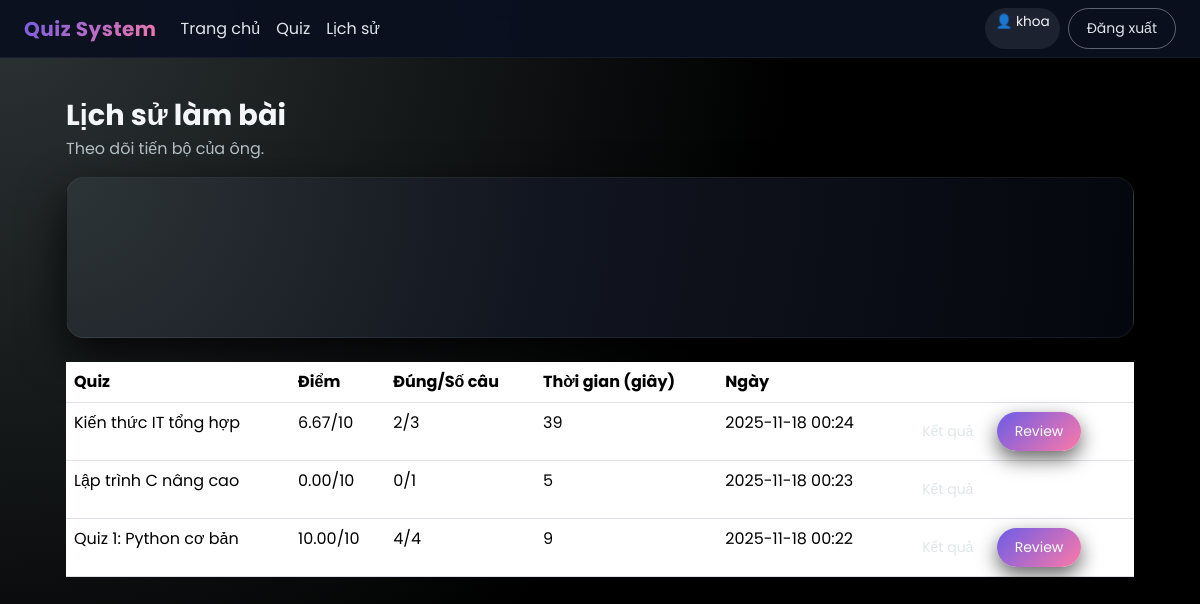
Page /quiz/history (signed in) on the committed database.
### app/models.py (models this page shows, shortened)
class User(UserMixin, db.Model):
    __tablename__ = "users"
    id = db.Column(db.Integer, primary_key=True)
    username = db.Column(db.String(64), unique=True, index=True, nullable=False)
    email = db.Column(db.String(120), unique=True, index=True, nullable=False)
    password_hash = db.Column(db.String(256), nullable=False)
    role = db.Column(db.String(20), default="student")  # student / admin
    submissions = db.relationship("Submission", backref="user", lazy="dynamic")
    certificates = db.relationship("Certificate", backref="user", lazy="dynamic")

class Submission(db.Model):
    __tablename__ = "submissions"
    id = db.Column(db.Integer, primary_key=True)
    user_id = db.Column(db.Integer, db.ForeignKey("users.id"), nullable=False)
    quiz_id = db.Column(db.Integer, db.ForeignKey("quizzes.id"), nullable=False)
    created_at = db.Column(db.DateTime, default=datetime.utcnow)
    finished_at = db.Column(db.DateTime)
    total_questions = db.Column(db.Integer, default=0)
    correct_answers = db.Column(db.Integer, default=0)
    score = db.Column(db.Float, default=0.0)  # thang 10
    time_spent = db.Column(db.Integer, default=0)  # giây
    answers = db.relationship("Answer", backref="submission", lazy="dynamic")

class Quiz(db.Model):
    __tablename__ = "quizzes"
    id = db.Column(db.Integer, primary_key=True)
    title = db.Column(db.String(200), nullable=False)
    description = db.Column(db.Text)
    time_limit = db.Column(db.Integer)  # phút, None = không giới hạn
    mode = db.Column(db.String(20), default="exam")  # exam / practice
    is_active = db.Column(db.Boolean, default=True)
    created_by = db.Column(db.Integer, db.ForeignKey("users.id"))
    created_at = db.Column(db.DateTime, default=datetime.utcnow)
    num_questions = db.Column(db.Integer)        # số câu random từ bank
    pass_score = db.Column(db.Float, default=5)  # thang 10
    enable_certificate = db.Column(db.Boolean, default=False)
    show_explanation = db.Column(db.Boolean, default=True)
    questions = db.relationship("Question", backref="quiz", lazy="dynamic")
    submissions = db.relationship("Submission", backref="quiz", lazy="dynamic")

### app/quiz/routes.py (the view)
@quiz_bp.route("/history")
@login_required
def history():
    submissions = (
        Submission.query.filter_by(user_id=current_user.id)
        .order_by(Submission.created_at.desc())
        .all()
    )
    return render_template("quiz/history.html", submissions=submissions)

### app/models.py (called while the page is built)
@login.user_loader
def load_user(user_id):
    return User.query.get(int(user_id))

### app/templates/quiz/history.html (shortened to what this page needs)
{% extends "base.html" %}
{% block content %}
<div class="page-header mb-3 d-flex justify-content-between align-items-center">
  <div>
    <h2 class="page-title mb-1">Lịch sử làm bài</h2>
    <p class="page-subtitle mb-0">Theo dõi tiến bộ của ông.</p>
  </div>
</div>
{% if submissions %}
<div class="card-soft p-3 mb-4">
  <canvas id="scoreChart" height="120"></canvas>
</div>
<table class="table table-hover soft-table">
  <thead>
    <tr>
      <th>Quiz</th>
      <th>Điểm</th>
      <th>Đúng/Số câu</th>
      <th>Thời gian (giây)</th>
      <th>Ngày</th>
      <th></th>
    </tr>
  </thead>
  <tbody>
    {% for sub in submissions %}
    <tr>
      <td>{{ sub.quiz.title }}</td>
      <td>{{ "%.2f"|format(sub.score) }}/10</td>
      <td>{{ sub.correct_answers }}/{{ sub.total_questions }}</td>
      <td>{{ sub.time_spent }}</td>
      <td>{{ sub.created_at.strftime("%Y-%m-%d %H:%M") }}</td>
      <td>
        <a href="{{ url_for('quiz.view_result', submission_id=sub.id) }}" class="btn btn-outline-soft btn-sm">
          Kết quả
        </a>
        {% if sub.quiz.show_explanation %}
        <a href="{{ url_for('quiz.review_submission', submission_id=sub.id) }}" class="btn btn-primary-soft btn-sm">
          Review
        </a>
        {% endif %}
      </td>
    </tr>
    {% endfor %}
  </tbody>
</table>
{% else %}
<p class="page-subtitle">Ông chưa làm bài nào.</p>
{% endif %}
{% endblock %}

### app/templates/base.html (shortened to what this page needs)
<!doctype html>
<html lang="vi">
<head>
    <link href="https://cdn.jsdelivr.net/npm/bootstrap@5.3.3/dist/css/bootstrap.min.css" rel="stylesheet">
</head>
<body>
    <nav class="navbar navbar-expand-lg navbar-custom">
        <div class="container-fluid px-3 px-md-4">
            <a class="navbar-brand" href="{{ url_for('quiz.home') }}">Quiz System</a>
            <div class="collapse navbar-collapse" id="navbarMain">
                <ul class="navbar-nav me-auto mb-2 mb-lg-0">
                    {% if current_user.is_authenticated %}
                        <li class="nav-item"><a class="nav-link" href="{{ url_for('quiz.home') }}">Trang chủ</a></li>
                        <li class="nav-item"><a class="nav-link" href="{{ url_for('quiz.quiz_list') }}">Quiz</a></li>
                        <li class="nav-item"><a class="nav-link" href="{{ url_for('quiz.history') }}">Lịch sử</a></li>
                    {% endif %}
                </ul>
                <div class="d-flex gap-2">
                    {% if current_user.is_authenticated %}
                        <span class="pill-username">👤 {{ current_user.username }}{% if current_user.role == "admin" %}<span class="text-warning">(Admin)</span>{% endif %}</span>
                        <a href="{{ url_for('auth.logout') }}" class="btn btn-outline-soft btn-sm">Đăng xuất</a>
                    {% else %}
                        <a href="{{ url_for('auth.login') }}" class="btn btn-outline-soft btn-sm">Đăng nhập</a>
                        <a href="{{ url_for('auth.register') }}" class="btn btn-primary-soft btn-sm">Đăng ký</a>
                    {% endif %}
                </div>
            </div>
        </div>
    </nav>
    <div class="main-wrapper">
        {% block content %}{% endblock %}
    </div>
</body>
</html>

### app/templates/base.html (style rules this page uses)
:root { --gradient-main: linear-gradient(135deg, #6c5ce7, #fd79a8); --gradient-alt: linear-gradient(135deg, #00cec9, #0984e3); --bg-dark: #0b1020; --card-bg: #161b2b; --accent: #fd79a8; }
* { box-sizing: border-box; }
body { font-family: "Poppins", sans-serif; background: radial-gradient(circle at top left, #2d3436 0, #000 55%); color: #f5f6fa; margin: 0; min-height: 100vh; }
.navbar-custom { background: rgba(11,16,32,0.95); backdrop-filter: blur(10px); border-bottom: 1px solid rgba(255,255,255,0.05); }
.navbar-brand { font-weight: 700; letter-spacing: .5px; background: var(--gradient-main); -webkit-background-clip: text; color: transparent; }
.nav-link { color: #dfe6e9 !important; }
.pill-username { padding: 4px 10px; border-radius: 999px; background: rgba(255,255,255,0.08); font-size: .85rem; }
.main-wrapper { max-width: 1100px; margin: 40px auto; padding: 0 16px 40px; }
.page-title { font-size: 1.8rem; font-weight: 700; }
.page-subtitle { color: #b2bec3; }
.card-soft { border-radius: 18px; background: radial-gradient(circle at top left, #2d3436 0, #11151f 45%, #05070e 100%); border: 1px solid rgba(255,255,255,0.06); box-shadow: 0 18px 45px rgba(0,0,0,0.8); }
.btn-primary-soft { border-radius: 999px; padding: 9px 18px; border: none; background: var(--gradient-main); color: #fff; box-shadow: 0 8px 20px rgba(0,0,0,0.6); }
.btn-outline-soft { border-radius: 999px; padding: 9px 18px; border: 1px solid rgba(255,255,255,0.35); color: #dfe6e9; background: transparent; }

### rows in the picture
User: username "khoa"
Submission: quiz "Kiến thức IT tổng hợp", score "6.67", correct_answers "2", total_questions "3", time_spent "39", created_at "2025-11-18 00:24"
Submission: quiz "Lập trình C nâng cao", score "0.00", correct_answers "0", total_questions "1", time_spent "5", created_at "2025-11-18 00:23"
Submission: quiz "Quiz 1: Python cơ bản", score "10.00", correct_answers "4", total_questions "4", time_spent "9", created_at "2025-11-18 00:22"
